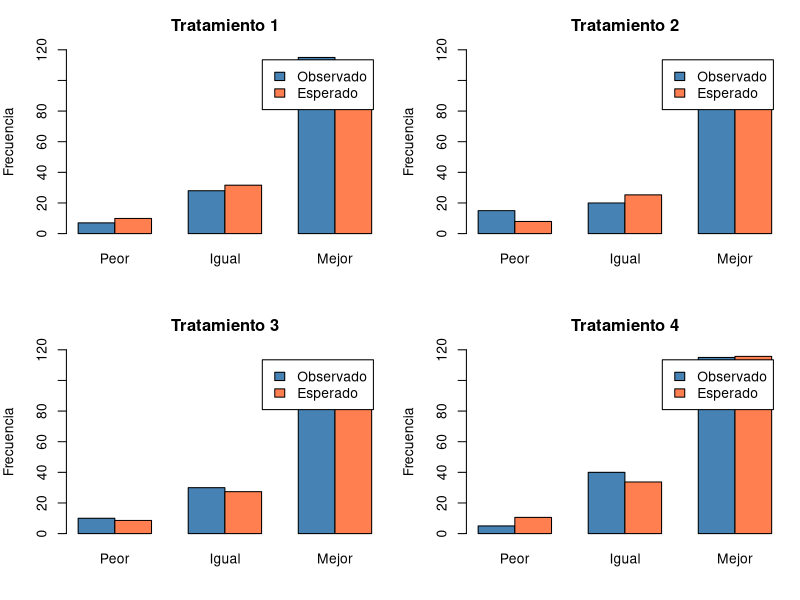
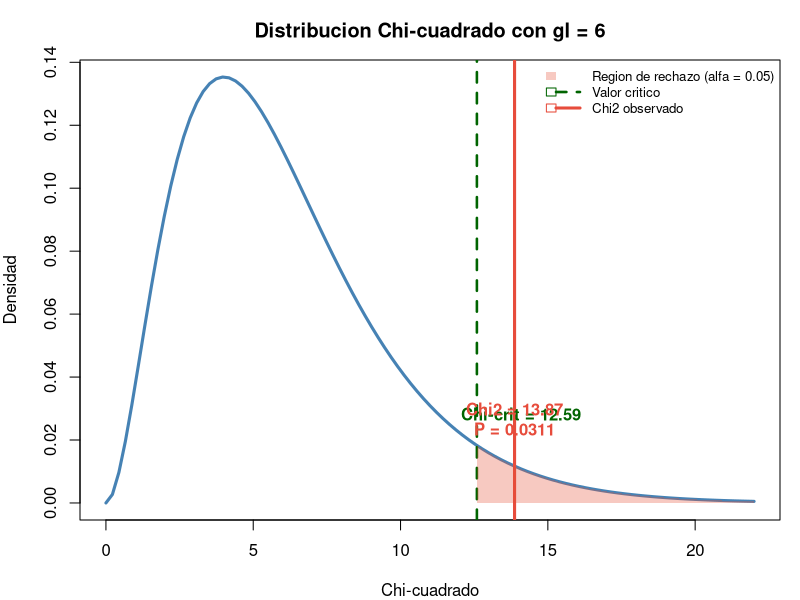
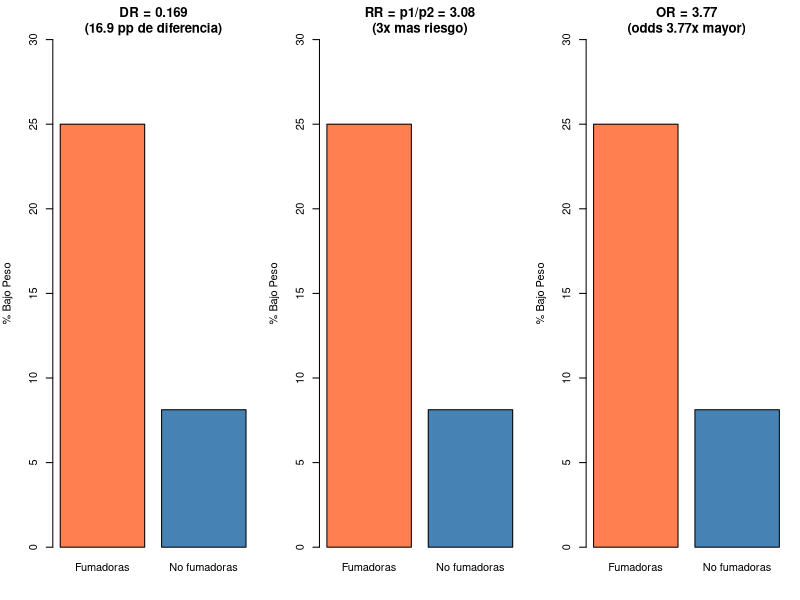
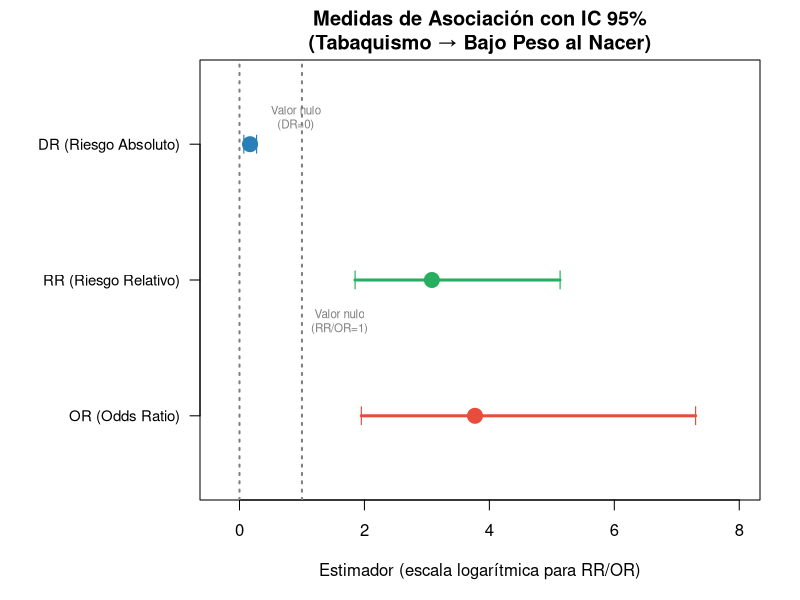
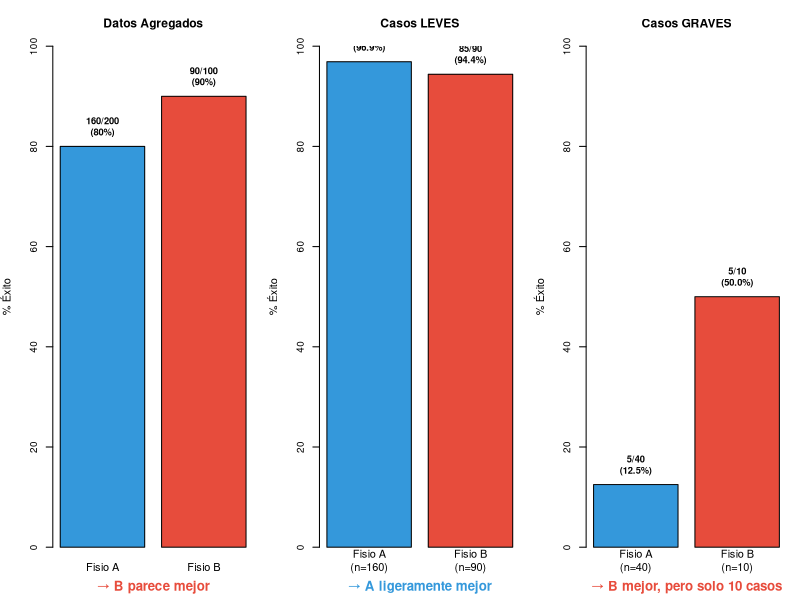

Generate these figures, in order, with R:
## ---- chunk 1
trat <- matrix(c(7,28,115,15,20,85,10,30,90,5,40,115), nrow=4, byrow=TRUE)
round(chisq.test(trat)$expected, 2)
## ---- chunk 2
#| fig-height: 5
O <- matrix(c(7,28,115, 15,20,85, 10,30,90, 5,40,115), nrow=4, byrow=TRUE)
E <- matrix(c(9.91,31.61,108.48, 7.93,25.28,86.79, 8.59,27.39,94.02, 10.57,33.72,115.71), nrow=4, byrow=TRUE)

par(mfrow=c(2,2), mar=c(4,4,3,1))
for(i in 1:4){
  barplot(rbind(O[i,], E[i,]), beside=TRUE, names=c("Peor","Igual","Mejor"),
          col=c("steelblue","coral"), main=paste("Tratamiento",i),
          ylab="Frecuencia", ylim=c(0,120), legend=c("Observado","Esperado"))
}
par(mfrow=c(1,1))
## ---- chunk 3
chi <- chisq.test(trat)
cat("χ²exp =", round(chi$statistic,2), "| gl =", chi$parameter,
    "| P =", round(chi$p.value,4))
## ---- chunk 4
#| fig-height: 5
gl <- 6
chi_exp <- 13.87
chi_crit <- qchisq(0.95, gl)
p_val <- round(1 - pchisq(chi_exp, gl), 4)

curve(dchisq(x, gl), 0, 22, lwd = 3, col = "steelblue",
      main = "Distribucion Chi-cuadrado con gl = 6",
      xlab = "Chi-cuadrado", ylab = "Densidad")
abline(v = chi_crit, col = "darkgreen", lwd = 2.5, lty = 2)
abline(v = chi_exp, col = "#e74c3c", lwd = 3)
# Region de rechazo
xr <- seq(chi_crit, 22, 0.01)
yr <- dchisq(xr, gl)
polygon(c(xr, rev(xr)), c(yr, rep(0, length(yr))),
        col = rgb(0.9, 0.3, 0.2, 0.3), border = NA)
# Etiquetas
text(chi_crit + 1.5, dchisq(chi_crit, gl) + 0.01,
     "Chi-crit = 12.59", col = "darkgreen", font = 2)
text(chi_exp, dchisq(chi_exp, gl) + 0.015,
     paste0("Chi2 = ", chi_exp, "\nP = ", p_val), col = "#e74c3c", font = 2)
legend("topright", c("Region de rechazo (alfa = 0.05)", "Valor critico", "Chi2 observado"),
       fill = c(rgb(0.9, 0.3, 0.2, 0.3), NA, NA),
       border = c(NA, "darkgreen", "#e74c3c"),
       lty = c(NA, 2, 1), lwd = c(NA, 2.5, 3),
       col = c(NA, "darkgreen", "#e74c3c"), bty = "n", cex = 0.8)
## ---- chunk 5
chi <- chisq.test(trat)
round(chi$stdres, 2)
## ---- chunk 6
tumor <- matrix(c(23,9,6,21,4,3,34,24,17), nrow=3, byrow=TRUE)
chi2 <- chisq.test(tumor)
cat("χ²exp =", round(chi2$statistic,2), "| gl =", chi2$parameter,
    "| P =", round(chi2$p.value,4))
# χ²exp = 7.64, gl = 4, P = 0.106 → No significativo (pero hay indicios)
## ---- chunk 7
tabla <- matrix(c(20,26,60,294), nrow=2)
chi <- chisq.test(tabla, correct=TRUE)
cat("χ²exp =", round(chi$statistic,2), "| P =", format(chi$p.value, digits=4))
## ---- chunk 8
#| fig-height: 4.5
par(mfrow=c(1,3), mar=c(4,4,3,1))
# DR
p1<-20/80; p2<-26/320
barplot(c(p1,p2)*100, names=c("Fumadoras","No fumadoras"), col=c("coral","steelblue"),
        main=paste0("DR = ",round(p1-p2,3),"\n(",round((p1-p2)*100,1)," pp de diferencia)"),
        ylab="% Bajo Peso", ylim=c(0,30))
# RR = 3.08
barplot(c(p1,p2)*100, names=c("Fumadoras","No fumadoras"), col=c("coral","steelblue"),
        main=paste0("RR = p1/p2 = ",round(p1/p2,2),"\n(3x mas riesgo)"),
        ylab="% Bajo Peso", ylim=c(0,30))
# OR = 3.77
barplot(c(p1,p2)*100, names=c("Fumadoras","No fumadoras"), col=c("coral","steelblue"),
        main=paste0("OR = ",round((20*294)/(26*60),2),"\n(odds 3.77x mayor)"),
        ylab="% Bajo Peso", ylim=c(0,30))
par(mfrow=c(1,1))
## ---- chunk 9
O11<-20; O12<-26; O21<-60; O22<-294; C1<-80; C2<-320
d  <- O11/C1 - O12/C2
R  <- (O11/C1) / (O12/C2)
O  <- (O11*O22)/(O12*O21)
cat("Riesgo Absoluto d =", round(d,3),
    "\nRiesgo Relativo R =", round(R,3),
    "\nOdds Ratio      O =", round(O,3))
## ---- chunk 10
#| fig-height: 4.5
# Forest plot de las medidas de asociación con IC 95%
medidas <- c("DR (Riesgo Absoluto)", "RR (Riesgo Relativo)", "OR (Odds Ratio)")
estimador <- c(0.169, 3.08, 3.77)
ic_inf <- c(0.067, 1.85, 1.95)
ic_sup <- c(0.271, 5.13, 7.30)
valor_nulo <- c(0, 1, 1)
colores <- c("#2980b9", "#27ae60", "#e74c3c")

par(mar = c(5, 10, 3, 2))
plot(estimador, 3:1, pch = 19, cex = 2, col = colores,
     xlim = c(-0.3, 8), ylim = c(0.5, 3.5), yaxt = "n",
     xlab = "Estimador (escala logarítmica para RR/OR)", ylab = "",
     main = "Medidas de Asociación con IC 95%\n(Tabaquismo → Bajo Peso al Nacer)",
     log = "")
axis(2, at = 3:1, labels = medidas, las = 1, cex.axis = 0.9)
# Intervalos de confianza
for(i in 1:3) {
  lines(c(ic_inf[i], ic_sup[i]), c(3-i+1, 3-i+1), lwd = 3, col = colores[i])
  points(ic_inf[i], 3-i+1, pch = "|", cex = 1.2, col = colores[i])
  points(ic_sup[i], 3-i+1, pch = "|", cex = 1.2, col = colores[i])
}
# Líneas de valor nulo
abline(v = 0, lty = 3, col = "grey50", lwd = 2)
text(0.9, 3.2, "Valor nulo\n(DR=0)", col = "grey50", cex = 0.7)
abline(v = 1, lty = 3, col = "grey50", lwd = 2)
text(1.6, 1.7, "Valor nulo\n(RR/OR=1)", col = "grey50", cex = 0.7)
## ---- chunk 11
n12<-15; n21<-31
z_exp <- (abs(n12-n21)-0.5)/sqrt(n12+n21)
P <- 2*(1-pnorm(z_exp))
cat("zexp =", round(z_exp,3), "| P =", round(P,4))
## ---- chunk 12
n<-166; n12<-15; n21<-31; z_a<-qnorm(0.975)
d <- (n12-n21)/n
se <- sqrt((n12+n21) - (n12-n21)^2/n) / n
IC <- c(d - z_a*se, d + z_a*se)
cat("Diferencia =", round(d,4), "| IC95% = (", round(IC[1],4), ",", round(IC[2],4), ")")
## ---- chunk 13
matriz <- matrix(c(8, 2, 3, 7), nrow=2, byrow=TRUE)
rownames(matriz) <- c("Terapia", "Control")
colnames(matriz) <- c("Mejoría", "No mejoría")
# Chi-cuadrado: frecuencias esperadas
cat("Frecuencias esperadas:\n"); print(round(chisq.test(matriz)$expected, 1))
# Fisher exact test
fisher.test(matriz)
## ---- chunk 14
p1 <- 0.60; p2 <- 0.36
DR <- p1 - p2
NNT <- 1 / abs(DR)
cat("DR =", round(DR, 3), "\nNNT =", round(NNT, 1),
    "\n→ Necesitas tratar", ceiling(NNT), "pacientes con electroterapia",
    "\n  para que 1 adicional mejore respecto a ejercicio solo")
## ---- chunk 15
#| fig-height: 5.5
par(mfrow = c(1, 3), mar = c(4, 4, 3.5, 1))

# --- Datos ---
# Agregado: A: 160/200 = 80%, B: 90/100 = 90%
# Estratificado por gravedad:
# Leves:  A = 155/160 (96.9%), B = 85/90 (94.4%)
# Graves: A =   5/40  (12.5%), B =  5/10 (50.0%)

# Panel 1: Datos agregados
bp1 <- barplot(c(80, 90), names = c("Fisio A", "Fisio B"),
               col = c("#3498db", "#e74c3c"), ylim = c(0, 100),
               main = "Datos Agregados", ylab = "% Éxito",
               cex.main = 1.1, cex.axis = 0.9)
text(bp1, c(80, 90) + 4, labels = c("160/200\n(80%)", "90/100\n(90%)"),
     cex = 0.85, font = 2)
mtext("→ B parece mejor", side = 1, line = 2.5, cex = 0.8, col = "#e74c3c", font = 2)

# Panel 2: Leves
bp2 <- barplot(c(96.9, 94.4), names = c("Fisio A\n(n=160)", "Fisio B\n(n=90)"),
               col = c("#3498db", "#e74c3c"), ylim = c(0, 100),
               main = "Casos LEVES", ylab = "% Éxito",
               cex.main = 1.1, cex.axis = 0.9)
text(bp2, c(96.9, 94.4) + 4, labels = c("155/160\n(96.9%)", "85/90\n(94.4%)"),
     cex = 0.85, font = 2)
mtext("→ A ligeramente mejor", side = 1, line = 2.5, cex = 0.8, col = "#3498db", font = 2)

# Panel 3: Graves
bp3 <- barplot(c(12.5, 50), names = c("Fisio A\n(n=40)", "Fisio B\n(n=10)"),
               col = c("#3498db", "#e74c3c"), ylim = c(0, 100),
               main = "Casos GRAVES", ylab = "% Éxito",
               cex.main = 1.1, cex.axis = 0.9)
text(bp3, c(12.5, 50) + 4, labels = c("5/40\n(12.5%)", "5/10\n(50.0%)"),
     cex = 0.85, font = 2)
mtext("→ B mejor, pero solo 10 casos", side = 1, line = 2.5, cex = 0.8, col = "#e74c3c", font = 2)
## ---- chunk 16
tabla <- matrix(c(35, 25, 15, 25), nrow=2)
OR <- (35*25)/(15*25)
chi <- chisq.test(tabla, correct=FALSE)
cat("OR =", round(OR, 2),
    "\nχ² =", round(chi$statistic, 2),
    "P =", round(chi$p.value, 4))
